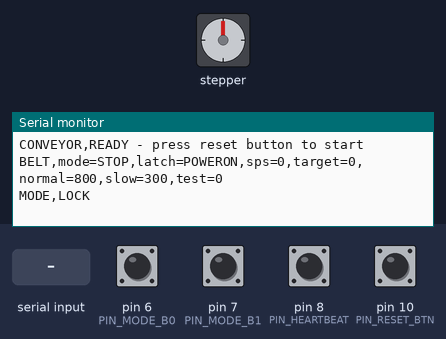
Bench run of a sketch on a simulated Arduino Uno, built with avr-gcc and run on an emulated ATmega328P. Parts: stepper motor, the last lines printed to the serial monitor. Wiring (inferred from the names in the program): stepper motor driver (200 steps per turn assumed): step pin 3; direction pin 4; enable pin 5. The inputs (shaded band) are chosen by the test bench; at power-on: pin 6 (PIN_MODE_B0), pin 7 (PIN_MODE_B1), pin 8 (PIN_HEARTBEAT), pin 10 (PIN_RESET_BTN) HIGH.

Above: at 1.2 s.
1.3 s: pin 6 (PIN_MODE_B0) pulled LOW for 0.15 s
At 1.43 s:
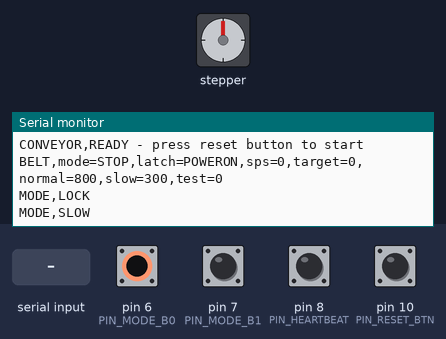
2.9 s: pin 7 (PIN_MODE_B1) pulled LOW for 0.15 s
At 3.03 s:
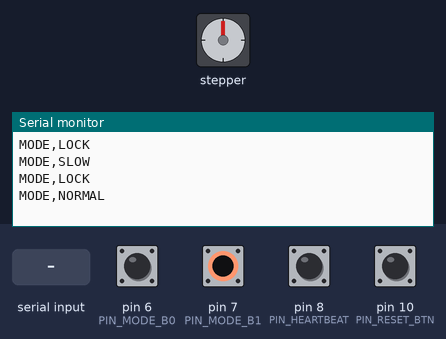
4.5 s: pin 10 (PIN_RESET_BTN) pulled LOW for 0.15 s
At 4.9 s:
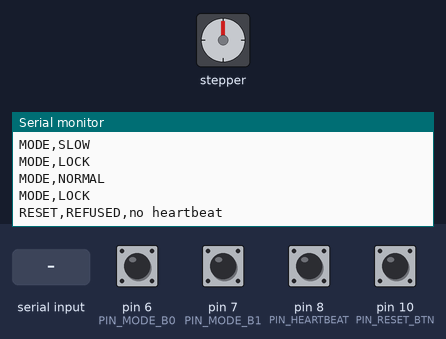
6.1 s: "?\n" received over Serial
At 6.7 s:
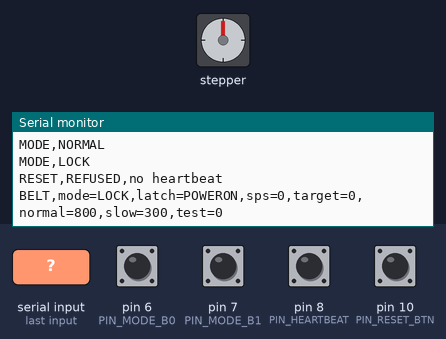
7.6 s: "R\n" received over Serial
At 8.8 s:
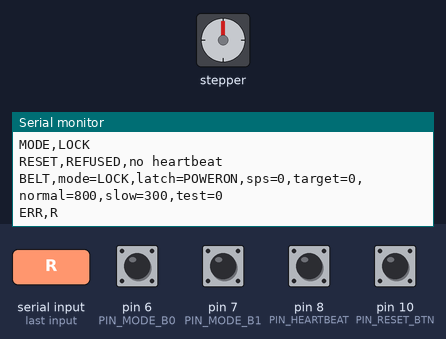
9.1 s: "90,45\n" received over Serial
At 10.2 s:
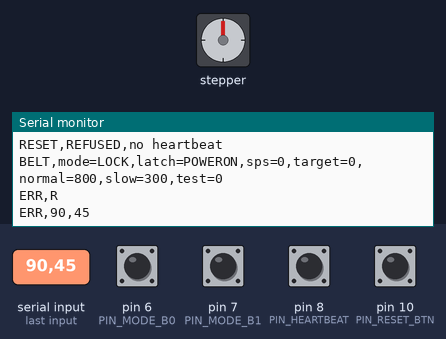

The sketch:

conveyor.ino
```cpp
/*
 * ※ 2026-11-26: 이 파일의 구동 부분에 안전 기능을 합친 통합본이 safety/belt_controller/belt_controller.ino 이다.
 *   우노에는 통합본을 올리고, 이 파일은 비교·참고용으로만 남긴다 (배선은 같음).
 *
 * 컨베이어 벨트 제어 (아두이노 우노 + TB6600 스텝모터 드라이버)
 *
 * - 게이트웨이 micro:bit가 보내는 모드(2비트)대로 벨트 속도를 바꾼다.
 *     자동 = 보통 속도, 저속 = 느리게, 일시 정지 = 멈춤, 점검 잠금 = 멈춤
 * - 안전: 아래 경우에는 멈추고 "잠김" 상태가 된다. 리셋 버튼을 눌러야만 다시 돈다.
 *     1) 전원을 켰을 때   2) micro:bit 살아 있음 신호가 끊겼을 때
 *     3) 비상정지 버튼이 눌렸을 때 (감지 배선을 했을 때만)
 *   비상정지 버튼은 이 프로그램과 상관없이 드라이버 전원을 직접 끊도록 배선한다.
 *
 * 배선
 *   TB6600 PUL+ → D3,  DIR+ → D4,  ENA+ → D5,  PUL-/DIR-/ENA- → GND
 *   micro:bit P0 → D6, P1 → D7, P2 → D8, micro:bit GND → GND
 *   리셋 버튼: D10 ↔ GND (누르면 LOW)
 *   (선택) 비상정지 감지: 비상정지 버튼의 보조 접점 D11 ↔ GND (평소 닫힘=LOW, 눌림=HIGH)
 *   (선택) 릴레이 모듈 IN → D12 (드라이버 전원 차단용)
 *
 * 시리얼 모니터 (115200bps, 줄 끝: 새 줄)
 *   ?        현재 상태 출력
 *   N800     자동 속도를 800 스텝/초로     S300  저속 속도를 300 스텝/초로
 *   A1500    가속도 (스텝/초²)             D     회전 방향 반대로
 *   T        시험 모드 켜기/끄기 (micro:bit 없이 시리얼로 1~4 입력해 모드 지정)
 *   1~4      (시험 모드에서만) 모드 지정     R     (시험 모드에서만) 잠김 해제
 *   ※ 속도 값을 정하면 아래 NORMAL_SPS / SLOW_SPS에 적어 두기 (전원 끄면 초기화됨)
 */

// ---------------- 핀 ----------------
const uint8_t PIN_PUL = 3;
const uint8_t PIN_DIR = 4;
const uint8_t PIN_ENA = 5;
const uint8_t PIN_MODE_B0 = 6;
const uint8_t PIN_MODE_B1 = 7;
const uint8_t PIN_HEARTBEAT = 8;
const uint8_t PIN_RESET_BTN = 10;
const uint8_t PIN_ESTOP_SENSE = 11;
const uint8_t PIN_RELAY = 12;

// ---------------- 설정 (★ 실물에 맞춰 조정) ----------------
float NORMAL_SPS = 800;           // ★ 자동 속도 (스텝/초). TB6600 마이크로스텝 설정에 따라 달라짐
float SLOW_SPS = 300;             // ★ 저속 속도
float ACCEL_SPS2 = 1500;          // 가속도. 출발할 때 탈조(헛돎)하면 낮추기
bool DIR_FORWARD = true;          // ★ 벨트가 반대로 돌면 false (또는 시리얼 D)
const float MIN_SPS = 50;         // 이보다 느리면 정지로 봄

const bool USE_ESTOP_SENSE = false;   // 비상정지 보조 접점을 D11에 연결했으면 true
const bool USE_RELAY = false;         // 릴레이로 드라이버 전원을 끊으면 true
const bool RELAY_ACTIVE_HIGH = true;  // ★ 릴레이 모듈이 HIGH에서 붙으면 true
const uint8_t ENA_ENABLE_LEVEL = LOW; // TB6600은 보통 ENA+가 LOW(또는 미연결)일 때 동작

const unsigned long HEARTBEAT_TIMEOUT_MS = 600;  // micro:bit는 0.1초마다 토글
const unsigned long PULSE_US = 10;               // 스텝 펄스 폭

// ---------------- 상태 ----------------
enum Mode { M_STOP = 0, M_NORMAL = 1, M_SLOW = 2, M_LOCK = 3 };
enum Latch { L_NONE = 0, L_POWERON, L_HEARTBEAT, L_ESTOP };

Mode mode = M_STOP;
Latch latch = L_POWERON;
bool testMode = false;
Mode testCmd = M_STOP;

float currentSps = 0;
float targetSps = 0;
unsigned long lastStepUs = 0;
unsigned long lastRampUs = 0;

int lastHb = -1;
unsigned long lastHbChangeMs = 0;
bool hbOk = false;               // 매 루프 갱신되는 살아 있음 신호 상태

bool btnStable = HIGH;
bool btnLastRead = HIGH;
unsigned long btnChangeMs = 0;

String rxLine = "";

const char *modeName(Mode m) {
  switch (m) {
    case M_NORMAL: return "NORMAL";
    case M_SLOW:   return "SLOW";
    case M_LOCK:   return "LOCK";
    default:       return "STOP";
  }
}

const char *latchName(Latch l) {
  switch (l) {
    case L_POWERON:   return "POWERON";
    case L_HEARTBEAT: return "HEARTBEAT_LOST";
    case L_ESTOP:     return "ESTOP";
    default:          return "NONE";
  }
}

void printStatus() {
  Serial.print(F("BELT,mode="));   Serial.print(modeName(mode));
  Serial.print(F(",latch="));      Serial.print(latchName(latch));
  Serial.print(F(",sps="));        Serial.print((int)currentSps);
  Serial.print(F(",target="));     Serial.print((int)targetSps);
  Serial.print(F(",normal="));     Serial.print((int)NORMAL_SPS);
  Serial.print(F(",slow="));       Serial.print((int)SLOW_SPS);
  Serial.print(F(",test="));       Serial.println(testMode ? 1 : 0);
}

void setDriverPower(bool on) {
  if (!USE_RELAY) return;
  digitalWrite(PIN_RELAY, (on == RELAY_ACTIVE_HIGH) ? HIGH : LOW);
}

void setLatch(Latch l) {
  if (latch == l) return;
  latch = l;
  if (l != L_NONE) {
    currentSps = 0;          // 안전 정지는 감속 없이 즉시
    targetSps = 0;
    setDriverPower(false);
    Serial.print(F("LATCH,")); Serial.println(latchName(l));
  } else {
    setDriverPower(true);
    Serial.println(F("LATCH,CLEARED"));
  }
  printStatus();
}

// ---------------- 입력 읽기 ----------------
Mode readModePins() {
  // INPUT_PULLUP: micro:bit가 빠지면 11(점검 잠금)이 되어 멈춤
  int b0 = digitalRead(PIN_MODE_B0);
  int b1 = digitalRead(PIN_MODE_B1);
  return (Mode)((b1 << 1) | b0);
}

bool heartbeatAlive() {
  int hb = digitalRead(PIN_HEARTBEAT);
  unsigned long now = millis();
  if (hb != lastHb) {
    lastHb = hb;
    lastHbChangeMs = now;
  }
  return (now - lastHbChangeMs) < HEARTBEAT_TIMEOUT_MS;
}

bool estopPressed() {
  if (!USE_ESTOP_SENSE) return false;
  return digitalRead(PIN_ESTOP_SENSE) == HIGH;   // 보조 접점이 열림 = 눌림
}

// 리셋 버튼이 새로 눌렸으면 true (50ms 디바운스)
bool resetPressedEdge() {
  bool r = digitalRead(PIN_RESET_BTN);
  unsigned long now = millis();
  if (r != btnLastRead) {
    btnLastRead = r;
    btnChangeMs = now;
  }
  if ((now - btnChangeMs) > 50 && r != btnStable) {
    btnStable = r;
    if (btnStable == LOW) return true;
  }
  return false;
}

void tryClearLatch(const __FlashStringHelper *by) {
  if (latch == L_NONE) return;
  bool alive = testMode || hbOk;
  if (!alive)        { Serial.println(F("RESET,REFUSED,no heartbeat")); return; }
  if (estopPressed()) { Serial.println(F("RESET,REFUSED,estop pressed")); return; }
  Serial.print(F("RESET,OK,")); Serial.println(by);
  setLatch(L_NONE);
}

// ---------------- 시리얼 명령 ----------------
void handleCommand(String cmd) {
  cmd.trim();
  if (cmd.length() == 0) return;
  char c = toupper(cmd.charAt(0));
  long v = cmd.substring(1).toInt();

  if (c == '?') { printStatus(); return; }
  if (c == 'N' && v > 0) { NORMAL_SPS = v; Serial.print(F("SET,normal=")); Serial.println(v); return; }
  if (c == 'S' && v > 0) { SLOW_SPS = v;   Serial.print(F("SET,slow="));   Serial.println(v); return; }
  if (c == 'A' && v > 0) { ACCEL_SPS2 = v; Serial.print(F("SET,accel="));  Serial.println(v); return; }
  if (c == 'D') {
    DIR_FORWARD = !DIR_FORWARD;
    currentSps = 0;                       // 방향 바꿀 때는 멈췄다가 다시 가속
    digitalWrite(PIN_DIR, DIR_FORWARD ? HIGH : LOW);
    Serial.print(F("SET,dir=")); Serial.println(DIR_FORWARD ? F("FWD") : F("REV"));
    return;
  }
  if (c == 'T') {
    testMode = !testMode;
    testCmd = M_STOP;
    Serial.print(F("TEST,")); Serial.println(testMode ? F("ON (micro:bit ignored)") : F("OFF"));
    if (!testMode) setLatch(L_POWERON);   // 시험 끝나면 다시 리셋 버튼 필요
    return;
  }
  if (testMode && c >= '1' && c <= '4') {
    const Mode map[] = { M_NORMAL, M_SLOW, M_STOP, M_LOCK };   // 카드 번호와 같은 의미
    testCmd = map[c - '1'];
    Serial.print(F("TEST,mode=")); Serial.println(modeName(testCmd));
    return;
  }
  if (testMode && c == 'R') { tryClearLatch(F("serial")); return; }
  Serial.print(F("ERR,")); Serial.println(cmd);
}

void readSerial() {
  while (Serial.available()) {
    char ch = Serial.read();
    if (ch == '\n' || ch == '\r') {
      if (rxLine.length() > 0) handleCommand(rxLine);
      rxLine = "";
    } else if (rxLine.length() < 20) {
      rxLine += ch;
    }
  }
}

// ---------------- 모터 ----------------
void updateTarget() {
  if (latch != L_NONE) { targetSps = 0; return; }
  switch (mode) {
    case M_NORMAL: targetSps = NORMAL_SPS; break;
    case M_SLOW:   targetSps = SLOW_SPS;   break;
    default:       targetSps = 0;          break;   // 일시 정지, 점검 잠금
  }
  // 멈춤은 감속 없이 즉시 (사람 접근 정지가 늦어지지 않게)
  if (targetSps == 0) currentSps = 0;
}

void rampSpeed() {
  unsigned long now = micros();
  unsigned long dtUs = now - lastRampUs;
  if (dtUs < 5000) return;              // 5ms마다 속도 갱신
  lastRampUs = now;
  float dv = ACCEL_SPS2 * (dtUs / 1000000.0);
  if (currentSps < targetSps) {
    if (currentSps < MIN_SPS) currentSps = MIN_SPS;
    currentSps = min(targetSps, currentSps + dv);
  } else if (currentSps > targetSps) {
    currentSps = max(targetSps, currentSps - dv);   // 자동 → 저속은 부드럽게 감속
    if (currentSps < MIN_SPS) currentSps = 0;
  }
}

void stepMotor() {
  if (currentSps < MIN_SPS) return;
  unsigned long now = micros();
  unsigned long interval = (unsigned long)(1000000.0 / currentSps);
  if (now - lastStepUs >= interval) {
    lastStepUs = now;
    digitalWrite(PIN_PUL, HIGH);
    delayMicroseconds(PULSE_US);
    digitalWrite(PIN_PUL, LOW);
  }
}

// ---------------- 메인 ----------------
void setup() {
  Serial.begin(115200);
  pinMode(PIN_PUL, OUTPUT);
  pinMode(PIN_DIR, OUTPUT);
  pinMode(PIN_ENA, OUTPUT);
  pinMode(PIN_MODE_B0, INPUT_PULLUP);
  pinMode(PIN_MODE_B1, INPUT_PULLUP);
  pinMode(PIN_HEARTBEAT, INPUT_PULLUP);
  pinMode(PIN_RESET_BTN, INPUT_PULLUP);
  if (USE_ESTOP_SENSE) pinMode(PIN_ESTOP_SENSE, INPUT_PULLUP);
  if (USE_RELAY) pinMode(PIN_RELAY, OUTPUT);

  digitalWrite(PIN_PUL, LOW);
  digitalWrite(PIN_DIR, DIR_FORWARD ? HIGH : LOW);
  digitalWrite(PIN_ENA, ENA_ENABLE_LEVEL);
  setDriverPower(false);

  lastHbChangeMs = millis();
  Serial.println(F("CONVEYOR,READY - press reset button to start"));
  printStatus();
}

void loop() {
  readSerial();

  // 1) 안전 확인
  hbOk = heartbeatAlive();
  if (estopPressed()) setLatch(L_ESTOP);
  if (!testMode && latch == L_NONE && !hbOk) setLatch(L_HEARTBEAT);
  if (resetPressedEdge()) tryClearLatch(F("button"));

  // 2) 모드 읽기
  Mode m = testMode ? testCmd : readModePins();
  if (m != mode) {
    mode = m;
    Serial.print(F("MODE,")); Serial.println(modeName(mode));
  }

  // 3) 속도 결정 → 가속 → 스텝
  updateTarget();
  rampSpeed();
  stepMotor();
}
```

Measured:
- after the input at 1.3 s, the serial monitor: prints a new line at once (image 1)
- after the input at 2.9 s, the serial monitor: prints a new line at once (image 2)
- after the input at 4.5 s, the serial monitor: prints a new line after 0.05 s (image 3)
- after the input at 6.1 s, the serial monitor: prints a new line at once (image 4)
- after the input at 7.6 s, the serial monitor: prints a new line at once (image 5)
- after the input at 9.1 s, the serial monitor: prints a new line at once (image 6)
